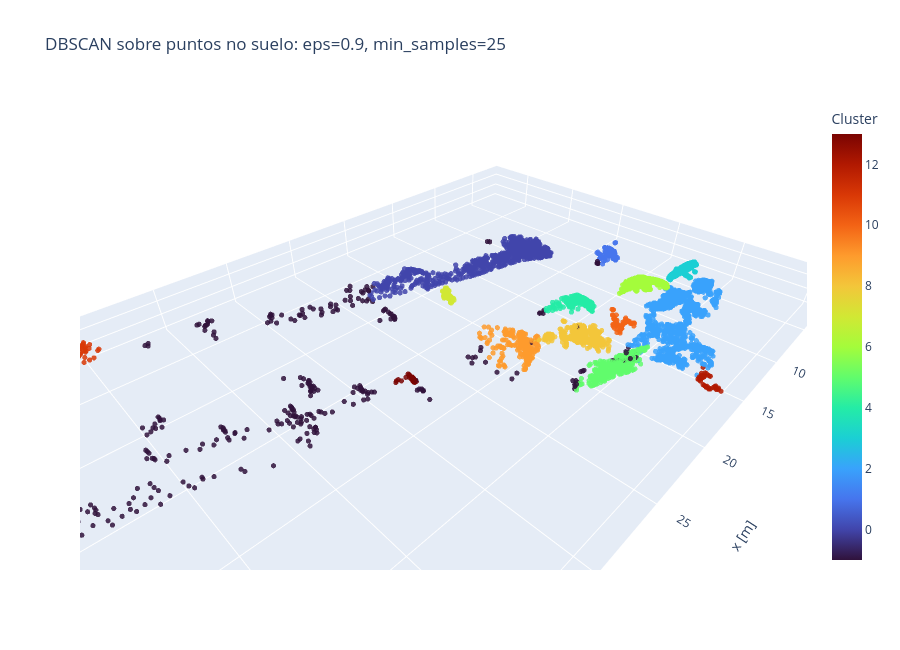

The notebook cell saved with this chart:
### Markdown cell above
<a name="tema5"></a>
## <font color='#4C5FDA'>**5. Clustering simple de objetos**</font>


Después de quitar suelo, podemos intentar agrupar puntos cercanos.  
Una técnica clásica para esto es **DBSCAN**, que agrupa puntos si están suficientemente cerca y marca como ruido los puntos aislados.

No vamos a hacer detección 3D profunda; solo una intuición básica:

```text
suelo removido → puntos restantes → clusters → posibles objetos
```

### Code cell
#@title Clustering DBSCAN de posibles obstáculos

# Limitamos la región para que DBSCAN sea rápido y más estable.
obj = object_points_reto.copy()
x, y, z = obj[:, 0], obj[:, 1], obj[:, 2]

roi_mask = (
    (x > 0) & (x < 45) &
    (y > -18) & (y < 18) &
    (z > z_base_reto + 0.10)
)

obj_roi = obj[roi_mask]

# Submuestreo para mantenerlo rápido.
obj_roi = subsample(obj_roi, max_points=6000, seed=10)

# Usamos solo coordenadas espaciales.
X_cluster = obj_roi[:, :3]

eps = 0.9
min_samples = 25

db = DBSCAN(eps=eps, min_samples=min_samples).fit(X_cluster)
labels = db.labels_

n_clusters = len(set(labels)) - (1 if -1 in labels else 0)
n_noise = np.sum(labels == -1)

print("Clusters encontrados:", n_clusters)
print("Puntos marcados como ruido:", n_noise)

# Visualización coloreada por cluster
fig = go.Figure(data=[
    go.Scatter3d(
        x=obj_roi[:, 0],
        y=obj_roi[:, 1],
        z=obj_roi[:, 2],
        mode="markers",
        marker=dict(
            size=3,
            color=labels,
            colorscale="Turbo",
            opacity=0.85,
            colorbar=dict(title="Cluster")
        )
    )
])

fig.update_layout(
    title=f"DBSCAN sobre puntos no suelo: eps={eps}, min_samples={min_samples}",
    scene=dict(
        xaxis_title="x [m]",
        yaxis_title="y [m]",
        zaxis_title="z [m]",
        aspectmode="data"
    ),
    width=900,
    height=650
)
fig.show()

### Figure 1 — Plotly figure (JSON) as saved in the notebook; plotly's stock layout.template omitted (floating-point values rounded to 4 significant figures; data arrays with more than 128 entries replaced by an {"elided": "..."} marker saying what was removed)
{"data": [{"marker": {"color": {"elided": "6000 int values"}, "colorbar": {"title": {"text": "Cluster"}}, "colorscale": [[0, "#30123b"], [0.07143, "#4145ab"], [0.1429, "#4675ed"], [0.2143, "#39a2fc"], [0.2857, "#1bcfd4"], [0.3571, "#24eca6"], [0.4286, "#61fc6c"], [0.5, "#a4fc3b"], [0.5714, "#d1e834"], [0.6429, "#f3c63a"], [0.7143, "#fe9b2d"], [0.7857, "#f36315"], [0.8571, "#d93806"], [0.9286, "#b11901"], [1, "#7a0402"]], "opacity": 0.85, "size": 3}, "mode": "markers", "type": "scatter3d", "x": {"elided": "6000 float values"}, "y": {"elided": "6000 float values"}, "z": {"elided": "6000 float values"}}], "layout": {"height": 650, "scene": {"aspectmode": "data", "xaxis": {"title": {"text": "x [m]"}}, "yaxis": {"title": {"text": "y [m]"}}, "zaxis": {"title": {"text": "z [m]"}}}, "title": {"text": "DBSCAN sobre puntos no suelo: eps=0.9, min_samples=25"}, "width": 900}}
